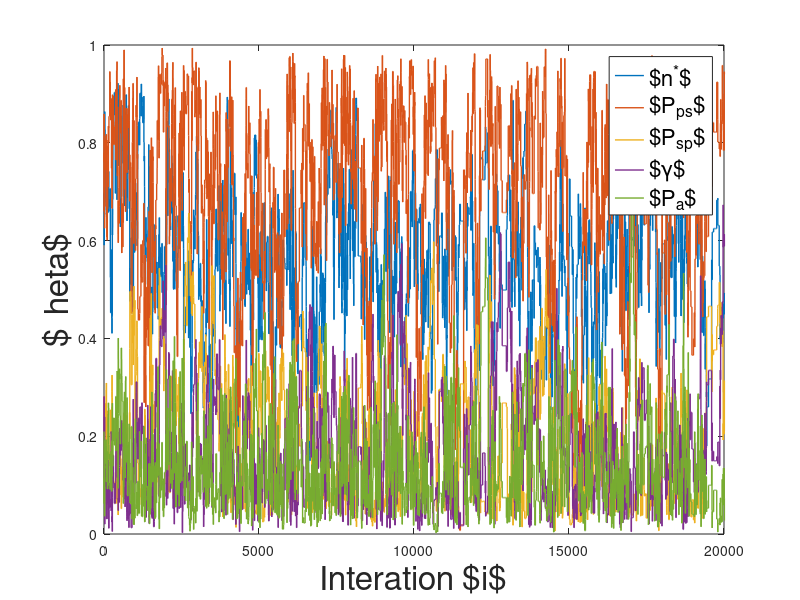
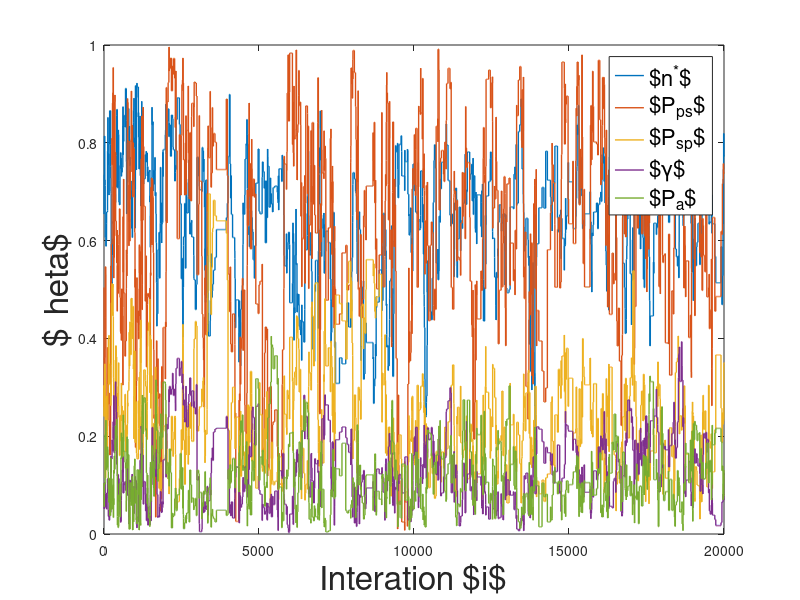
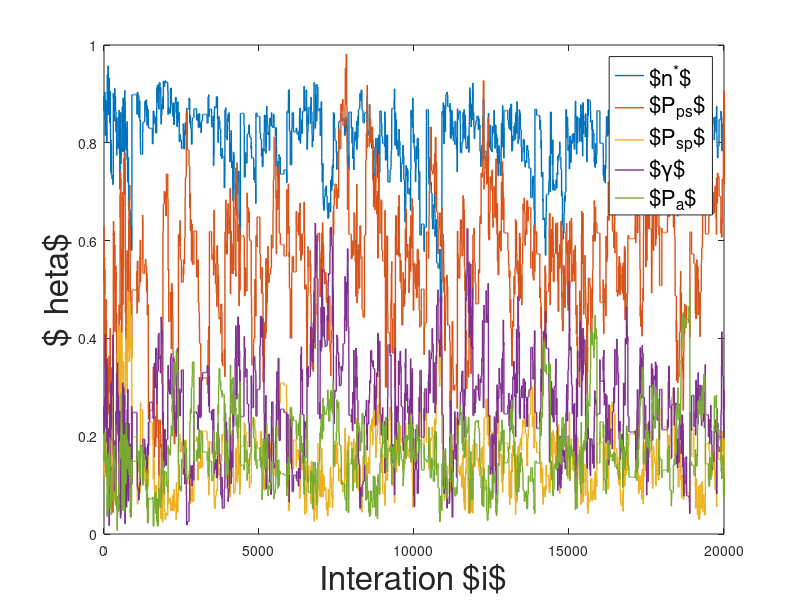

These charts were generated, in order, by the following MATLAB code: (Note: this script raises an error after producing the figures.)
% this script make visualisation of the trace plots from the ABC-MCMC 
% algorithm based off the off-lattice model. T
% 
% Kai Li
% 04 June 2024

close all
clear
clc

% load data

load("data/theta50_21100.mat")
load("data/theta500_21400.mat")
load("data/thetaSW_22000.mat")

%% traceplots

figure('Position',[0,200,1300,300])
plot(thetaSW,'LineWidth',1)
legend({'$n^*$','$P_{ps}$','$P_{sp}$','$\gamma$','$P_a$'},'FontSize',16)
xlabel("Interation $i$",'FontSize',24)
ylabel("$\theta$",'FontSize',24)
xlim([0,20000])
% title("Simi White $50 \mu M$",'FontSize',24)
% exportgraphics(gcf,'SW_traceplot.pdf','ContentType','vector')

%%
figure('Position',[0,200,1300,300])
plot(theta50,'LineWidth',1)
legend({'$n^*$','$P_{ps}$','$P_{sp}$','$\gamma$','$P_a$'},'FontSize',16)
xlabel("Interation $i$",'FontSize',24)
ylabel("$\theta$",'FontSize',24)
xlim([0,20000])
% title("Simi White $50 \mu M$",'FontSize',24)
% exportgraphics(gcf,'50um_traceplot.pdf','ContentType','vector')

%%
figure('Position',[0,200,1300,300])
plot(theta500,'LineWidth',1)
legend({'$n^*$','$P_{ps}$','$P_{sp}$','$\gamma$','$P_a$'},'FontSize',16)
xlabel("Interation $i$",'FontSize',24)
ylabel("$\theta$",'FontSize',24)
xlim([0,20000])
% title("Simi White $50 \mu M$",'FontSize',24)
% exportgraphics(gcf,'500um_traceplot.pdf','ContentType','vector')

%%
clc
disp("50um ESS")
multiESS(theta50)

disp("500um ESS")
multiESS(theta500)

disp("SW ESS")
multiESS(thetaSW)